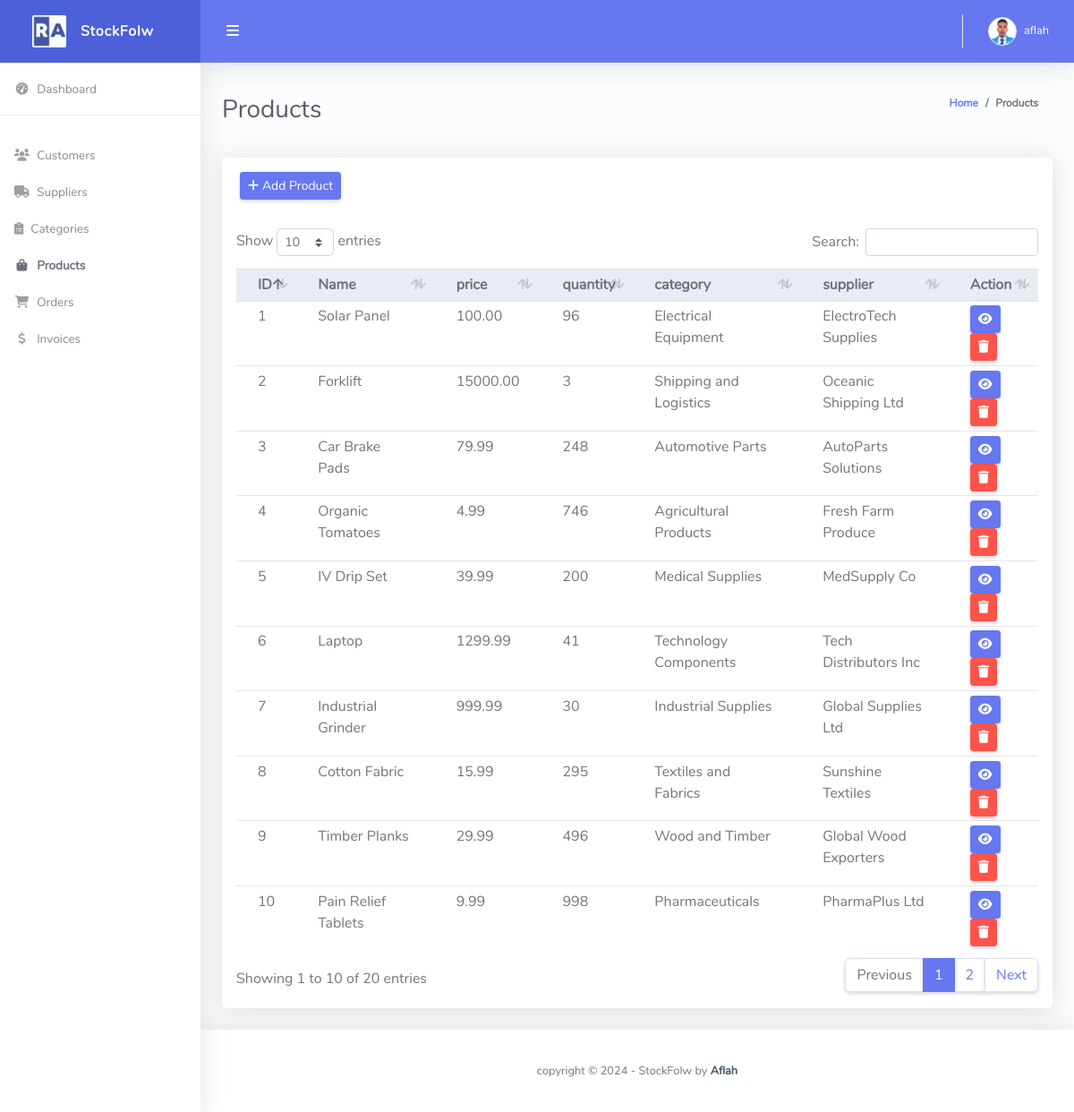
/product/ (signed in), run on the app's committed database.
### stockflow/models.py (models this page shows, shortened)
class Customer(models.Model):
    user = models.OneToOneField(User, null=True, blank=True, on_delete=models.CASCADE)
    name = models.CharField(max_length=200, null=True, blank=True)
    phone = models.CharField(max_length=200, null=True, blank=True)
    email = models.EmailField(max_length=200, null=True, blank=True)
    address = models.TextField(null=True, blank=True)
    profile_pic = models.ImageField(default="profile1.png", null=True, blank=True)
    date_created = models.DateTimeField(auto_now_add=True, null=True, blank=True)

class Product(models.Model):
    name = models.CharField(max_length=200)
    description = models.TextField(blank=True, null=True)
    price = models.DecimalField(max_digits=10, decimal_places=2)
    quantity = models.PositiveIntegerField(default=0)
    category = models.ForeignKey(Category, on_delete=models.CASCADE)
    supplier = models.ForeignKey(Supplier, on_delete=models.CASCADE)
    created_at = models.DateTimeField(auto_now_add=True)
    updated_at = models.DateTimeField(auto_now=True)

class Category(models.Model):
    name = models.CharField(max_length=200)
    description = models.TextField(blank=True, null=True)
    created_at = models.DateTimeField(auto_now_add=True)
    def __str__(self):
        return self.name
    class Meta:
        verbose_name_plural = "Categories"

class Supplier(models.Model):
    name = models.CharField(max_length=200)
    contact = models.CharField(max_length=200, blank=True, null=True)
    email = models.EmailField(unique=True)
    phone = models.CharField(
        max_length=30,
        blank=True,
        null=True,
        validators=[
            RegexValidator(
                regex='^[0-9+\-]+$',  # Allows digits, plus, and minus symbols
                message='Phone number must be numeric and can include +, - symbols',
                code='invalid_phone_number'
            ),
        ]
    )
    address = models.TextField(blank=True, null=True)
    created_at = models.DateTimeField(auto_now_add=True)
    updated_at = models.DateTimeField(auto_now=True)
    def __str__(self):
        return self.name

### stockflow/decorators.py (the view)
		def wrapper_func(request, *args, **kwargs):
			group = None
			if request.user.groups.exists():
				group = request.user.groups.all()[0].name
			if group in allowed_roles:
				return view_func(request, *args, **kwargs)
			else:
				return redirect('/')

### stockflow/forms.py
class ProductForm(forms.ModelForm):
    class Meta:
        model = Product
        fields = ['name', 'description', 'price', 'quantity', 'category', 'supplier']
        widgets = {
            'name': forms.TextInput(attrs={'class': 'form-control', 'placeholder': 'Product Name', 'required': True}),
            'description': forms.Textarea(attrs={'class': 'form-control', 'placeholder': 'Description', 'required': True}),
            'price': forms.NumberInput(attrs={'class': 'form-control', 'placeholder': 'Price', 'required': True}),
            'quantity': forms.NumberInput(attrs={'class': 'form-control', 'placeholder': 'Quantity', 'required': True}),
            'category': forms.Select(attrs={'class': 'form-control', 'placeholder': 'Category', 'required': True}),
            'supplier': forms.Select(attrs={'class': 'form-control', 'placeholder': 'Supplier', 'required': True}),
        }

### stockflow/views.py (called while the page is built)
@login_required(login_url='login')
@allowed_users(allowed_roles=['admin'])
def product(request):
    products = Product.objects.select_related('category', 'supplier').all()
    form = ProductForm()
    context = {'products': products, 'form': form}
    return render(request, 'product.html', context)

### templates/product.html (shortened to what this page needs)
{% extends 'base.html' %}
{% block content %}
<div class="container-fluid" id="container-wrapper">
    <div class="d-sm-flex align-items-center justify-content-between mb-4">
        <h1 class="h3 mb-0 text-gray-800">Products</h1>
        <ol class="breadcrumb">
            <li class="breadcrumb-item"><a href="{% url 'home' %}">Home</a></li>
            <li class="breadcrumb-item">Products</li>
        </ol>
    </div>
    <div class="row">
        <div class="col-lg-12">
            <div class="card mb-4">
                <div class="card-header py-3 d-flex flex-row align-items-center justify-content-between">
                    <button class="btn btn-sm btn-primary" data-toggle="modal" data-target="#modal-add-product">
                        <i class="fas fa-plus"></i> Add Product
                    </button>
                </div>
                <div class="table-responsive p-3">
                    <table class="table align-items-center table-flush table-hover table-sm" id="dataTableHover">
                        <thead class="thead-light">
                            <tr>
                                <th>ID</th>
                                <th>Name</th>
                                <th>price</th>
                                <th>quantity</th>
                                <th>category</th>
                                <th>supplier</th>
                                <th>Action</th>
                            </tr>
                        </thead>
                        <tbody>
                            {% for product in products %}
                            <tr>
                                <td>{{ product.id }}</td>
                                <td>{{ product.name }}</td>
                                <td>{{ product.price }}</td>
                                <td>{{ product.quantity }}</td>
                                <td>{{ product.category }}</td>
                                <td>{{ product.supplier }}</td>
                                <td>
                                    <a href="{% url 'update_product' product.id %}" class="btn btn-sm btn-primary">
                                        <i class="fas fa-eye"></i>
                                    </a>
                                    <a href="" class="btn btn-sm btn-danger" data-toggle="modal"
                                        data-target="#modal-delete-{{ product.id }}">
                                        <i class="fas fa-trash"></i>
                                    </a>
                                </td>
                            </tr>
                            {% endfor %}
                        </tbody>
                    </table>
                </div>
            </div>
        </div>
    </div>
</div>
{% endblock %}

### templates/partials/topbar.html (shortened to what this page needs)
{% load static %}
<nav class="navbar navbar-expand navbar-light bg-navbar topbar mb-4 static-top">
    <button id="sidebarToggleTop" class="btn btn-link rounded-circle mr-3">
        <i class="fa fa-bars"></i>
    </button>
    <ul class="navbar-nav ml-auto">
        <li class="nav-item dropdown no-arrow">
            <a class="nav-link dropdown-toggle" href="#" id="userDropdown" role="button" data-toggle="dropdown"
                aria-haspopup="true" aria-expanded="false">
                {% if request.user.customer.profile_pic %}
                <img class="img-profile rounded-circle" src="{{request.user.customer.profile_pic.url}}"
                    style="max-width: 60px">
                {% else %}
                <img class="img-profile rounded-circle" src="{% static 'img/Testro.jpg' %}" style="max-width: 60px">
                {% endif %}
                <span class="ml-2 d-none d-lg-inline text-white small">{{request.user}}</span>
            </a>
        </li>
    </ul>
</nav>

### data on the page
Product: id "1", name "Solar Panel", price "100.00", quantity "96", category "Electrical Equipment", supplier "ElectroTech Supplies"
Product: id "2", name "Forklift", price "15000.00", quantity "3", category "Shipping and Logistics", supplier "Oceanic Shipping Ltd"
Product: id "3", name "Car Brake Pads", price "79.99", quantity "248", category "Automotive Parts", supplier "AutoParts Solutions"
Product: id "4", name "Organic Tomatoes", price "4.99", quantity "746", category "Agricultural Products", supplier "Fresh Farm Produce"
Product: id "5", name "IV Drip Set", price "39.99", quantity "200", category "Medical Supplies", supplier "MedSupply Co"
Product: id "6", name "Laptop", price "1299.99", quantity "41", category "Technology Components", supplier "Tech Distributors Inc"
Product: id "7", name "Industrial Grinder", price "999.99", quantity "30", category "Industrial Supplies", supplier "Global Supplies Ltd"
Product: id "8", name "Cotton Fabric", price "15.99", quantity "295", category "Textiles and Fabrics", supplier "Sunshine Textiles"
Product: id "9", name "Timber Planks", price "29.99", quantity "496", category "Wood and Timber", supplier "Global Wood Exporters"
Product: id "10", name "Pain Relief Tablets", price "9.99", quantity "998", category "Pharmaceuticals", supplier "PharmaPlus Ltd"

### other printed values
{{ request.user }} "aflah"
